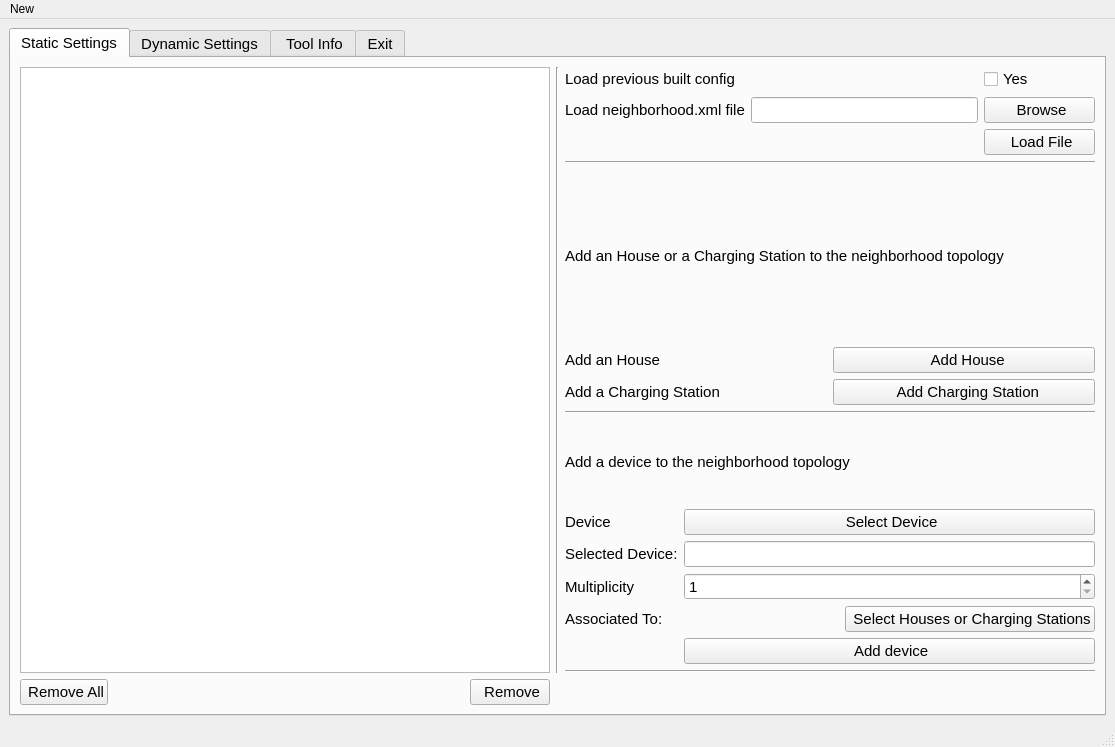
<?xml version="1.0" encoding="UTF-8"?>
<ui version="4.0">
 <class>GreenCharge</class>
 <widget class="QMainWindow" name="GreenCharge">
  <property name="geometry">
   <rect>
    <x>0</x>
    <y>0</y>
    <width>1115</width>
    <height>747</height>
   </rect>
  </property>
  <property name="windowTitle">
   <string>GreenCharge Configurator Tool 1.0</string>
  </property>
  <widget class="QWidget" name="centralwidget">
   <property name="enabled">
    <bool>true</bool>
   </property>
   <layout class="QGridLayout" name="gridLayout_3">
    <item row="0" column="0">
     <widget class="QTabWidget" name="tabWidget">
      <property name="font">
       <font>
        <pointsize>11</pointsize>
       </font>
      </property>
      <property name="currentIndex">
       <number>0</number>
      </property>
      <property name="iconSize">
       <size>
        <width>40</width>
        <height>40</height>
       </size>
      </property>
      <widget class="QWidget" name="Settings">
       <attribute name="icon">
        <iconset>
         <normaloff>images/iconfinder_Settings_27879.png</normaloff>images/iconfinder_Settings_27879.png</iconset>
       </attribute>
       <attribute name="title">
        <string>Static Settings</string>
       </attribute>
       <layout class="QGridLayout" name="gridLayout_4">
        <item row="0" column="2">
         <layout class="QHBoxLayout" name="horizontalLayout">
          <item>
           <layout class="QVBoxLayout" name="verticalLayout_3">
            <item>
             <layout class="QGridLayout" name="gridLayout_6">
              <item row="0" column="0">
               <widget class="QLabel" name="label_24">
                <property name="text">
                 <string>Load previous built config</string>
                </property>
               </widget>
              </item>
              <item row="0" column="3">
               <widget class="QCheckBox" name="xmlCheckbox">
                <property name="text">
                 <string>Yes</string>
                </property>
               </widget>
              </item>
              <item row="1" column="0">
               <widget class="QLabel" name="label_18">
                <property name="text">
                 <string>Load neighborhood.xml file</string>
                </property>
               </widget>
              </item>
              <item row="1" column="3">
               <widget class="QPushButton" name="pushButton_3">
                <property name="text">
                 <string> Browse</string>
                </property>
                <property name="icon">
                 <iconset>
                  <normaloff>images/icons8-aggiungi-file-80.png</normaloff>images/icons8-aggiungi-file-80.png</iconset>
                </property>
                <property name="iconSize">
                 <size>
                  <width>25</width>
                  <height>25</height>
                 </size>
                </property>
               </widget>
              </item>
              <item row="2" column="3">
               <widget class="QPushButton" name="pushButton_4">
                <property name="text">
                 <string> Load File</string>
                </property>
                <property name="icon">
                 <iconset>
                  <normaloff>images/icons8-caricare-64.png</normaloff>images/icons8-caricare-64.png</iconset>
                </property>
                <property name="iconSize">
                 <size>
                  <width>25</width>
                  <height>25</height>
                 </size>
                </property>
               </widget>
              </item>
              <item row="1" column="1" colspan="2">
               <widget class="QLineEdit" name="pathNeighborhood"/>
              </item>
             </layout>
            </item>
            <item>
             <widget class="Line" name="line_14">
              <property name="orientation">
               <enum>Qt::Horizontal</enum>
              </property>
             </widget>
            </item>
            <item>
             <layout class="QVBoxLayout" name="verticalLayout_5">
              <item>
               <widget class="QLabel" name="label_26">
                <property name="text">
                 <string>Add an House or a Charging Station to the neighborhood topology</string>
                </property>
               </widget>
              </item>
              <item>
               <layout class="QGridLayout" name="gridLayout_10">
                <item row="1" column="0">
                 <widget class="QLabel" name="label_28">
                  <property name="text">
                   <string>Add a Charging Station</string>
                  </property>
                 </widget>
                </item>
                <item row="0" column="0">
                 <widget class="QLabel" name="label_27">
                  <property name="text">
                   <string>Add an House</string>
                  </property>
                 </widget>
                </item>
                <item row="0" column="2">
                 <widget class="QPushButton" name="pushButton_5">
                  <property name="text">
                   <string>  Add House</string>
                  </property>
                  <property name="icon">
                   <iconset>
                    <normaloff>images/icons8-cottage-80.png</normaloff>images/icons8-cottage-80.png</iconset>
                  </property>
                  <property name="iconSize">
                   <size>
                    <width>25</width>
                    <height>25</height>
                   </size>
                  </property>
                 </widget>
                </item>
                <item row="1" column="2">
                 <widget class="QPushButton" name="pushButton_6">
                  <property name="text">
                   <string>  Add Charging Station</string>
                  </property>
                  <property name="icon">
                   <iconset>
                    <normaloff>images/icons8-batteria-per-auto-80.png</normaloff>images/icons8-batteria-per-auto-80.png</iconset>
                  </property>
                  <property name="iconSize">
                   <size>
                    <width>25</width>
                    <height>25</height>
                   </size>
                  </property>
                 </widget>
                </item>
                <item row="0" column="1">
                 <layout class="QHBoxLayout" name="horizontalLayout_15"/>
                </item>
               </layout>
              </item>
              <item>
               <widget class="Line" name="line_13">
                <property name="orientation">
                 <enum>Qt::Horizontal</enum>
                </property>
               </widget>
              </item>
             </layout>
            </item>
            <item>
             <layout class="QVBoxLayout" name="verticalLayout_8">
              <item>
               <widget class="QLabel" name="label_29">
                <property name="text">
                 <string>Add a device to the neighborhood topology</string>
                </property>
               </widget>
              </item>
              <item>
               <layout class="QGridLayout" name="gridLayout_11">
                <item row="2" column="0">
                 <widget class="QLabel" name="label_33">
                  <property name="text">
                   <string>Multiplicity</string>
                  </property>
                 </widget>
                </item>
                <item row="3" column="0">
                 <widget class="QLabel" name="label_31">
                  <property name="text">
                   <string>Associated To:</string>
                  </property>
                 </widget>
                </item>
                <item row="3" column="1">
                 <layout class="QHBoxLayout" name="horizontalLayout_14">
                  <item>
                   <spacer name="horizontalSpacer_12">
                    <property name="orientation">
                     <enum>Qt::Horizontal</enum>
                    </property>
                    <property name="sizeHint" stdset="0">
                     <size>
                      <width>40</width>
                      <height>20</height>
                     </size>
                    </property>
                   </spacer>
                  </item>
                  <item>
                   <widget class="QPushButton" name="pushButton_9">
                    <property name="text">
                     <string> Select Houses or Charging Stations</string>
                    </property>
                    <property name="icon">
                     <iconset>
                      <normaloff>images/icons8-segno-di-spunta-512.png</normaloff>images/icons8-segno-di-spunta-512.png</iconset>
                    </property>
                    <property name="iconSize">
                     <size>
                      <width>25</width>
                      <height>25</height>
                     </size>
                    </property>
                   </widget>
                  </item>
                 </layout>
                </item>
                <item row="0" column="1">
                 <widget class="QPushButton" name="pushButton_11">
                  <property name="text">
                   <string> Select Device</string>
                  </property>
                  <property name="icon">
                   <iconset>
                    <normaloff>images/icons8-aggiungi-colonna-80.png</normaloff>images/icons8-aggiungi-colonna-80.png</iconset>
                  </property>
                  <property name="iconSize">
                   <size>
                    <width>25</width>
                    <height>25</height>
                   </size>
                  </property>
                 </widget>
                </item>
                <item row="2" column="1">
                 <widget class="QSpinBox" name="spinBox">
                  <property name="minimum">
                   <number>1</number>
                  </property>
                 </widget>
                </item>
                <item row="4" column="1">
                 <widget class="QPushButton" name="pushButton_7">
                  <property name="text">
                   <string> Add device</string>
                  </property>
                  <property name="icon">
                   <iconset>
                    <normaloff>images/icons8-aggiungi-colonna-80.png</normaloff>images/icons8-aggiungi-colonna-80.png</iconset>
                  </property>
                  <property name="iconSize">
                   <size>
                    <width>25</width>
                    <height>25</height>
                   </size>
                  </property>
                 </widget>
                </item>
                <item row="0" column="0">
                 <widget class="QLabel" name="label_30">
                  <property name="text">
                   <string>Device</string>
                  </property>
                 </widget>
                </item>
                <item row="1" column="0">
                 <widget class="QLabel" name="label_32">
                  <property name="text">
                   <string>Selected Device:</string>
                  </property>
                 </widget>
                </item>
                <item row="1" column="1">
                 <widget class="QLineEdit" name="lineEdit"/>
                </item>
               </layout>
              </item>
             </layout>
            </item>
            <item>
             <widget class="Line" name="line_12">
              <property name="orientation">
               <enum>Qt::Horizontal</enum>
              </property>
             </widget>
            </item>
           </layout>
          </item>
         </layout>
        </item>
        <item row="1" column="0">
         <layout class="QHBoxLayout" name="horizontalLayout_13">
          <item>
           <widget class="QPushButton" name="pushButton_10">
            <property name="text">
             <string> Remove All</string>
            </property>
            <property name="icon">
             <iconset>
              <normaloff>images/icons8-delete-folder-80(1).png</normaloff>images/icons8-delete-folder-80(1).png</iconset>
            </property>
            <property name="iconSize">
             <size>
              <width>25</width>
              <height>25</height>
             </size>
            </property>
           </widget>
          </item>
          <item>
           <spacer name="horizontalSpacer_11">
            <property name="orientation">
             <enum>Qt::Horizontal</enum>
            </property>
            <property name="sizeHint" stdset="0">
             <size>
              <width>40</width>
              <height>20</height>
             </size>
            </property>
           </spacer>
          </item>
          <item>
           <widget class="QPushButton" name="pushButton_8">
            <property name="text">
             <string> Remove</string>
            </property>
            <property name="icon">
             <iconset>
              <normaloff>images/icons8-minus-80.png</normaloff>images/icons8-minus-80.png</iconset>
            </property>
            <property name="iconSize">
             <size>
              <width>20</width>
              <height>20</height>
             </size>
            </property>
           </widget>
          </item>
         </layout>
        </item>
        <item row="0" column="0">
         <widget class="QTreeWidget" name="treeWidget">
          <property name="locale">
           <locale language="Italian" country="Italy"/>
          </property>
          <property name="frameShape">
           <enum>QFrame::StyledPanel</enum>
          </property>
          <property name="frameShadow">
           <enum>QFrame::Plain</enum>
          </property>
          <property name="lineWidth">
           <number>4</number>
          </property>
          <property name="midLineWidth">
           <number>4</number>
          </property>
          <property name="alternatingRowColors">
           <bool>true</bool>
          </property>
          <property name="iconSize">
           <size>
            <width>16</width>
            <height>16</height>
           </size>
          </property>
          <property name="sortingEnabled">
           <bool>true</bool>
          </property>
          <property name="animated">
           <bool>true</bool>
          </property>
          <attribute name="headerVisible">
           <bool>false</bool>
          </attribute>
          <attribute name="headerDefaultSectionSize">
           <number>300</number>
          </attribute>
          <attribute name="headerMinimumSectionSize">
           <number>100</number>
          </attribute>
          <column>
           <property name="text">
            <string notr="true">1</string>
           </property>
          </column>
         </widget>
        </item>
        <item row="0" column="1">
         <widget class="Line" name="line_15">
          <property name="orientation">
           <enum>Qt::Vertical</enum>
          </property>
         </widget>
        </item>
       </layout>
      </widget>
      <widget class="QWidget" name="tab">
       <attribute name="icon">
        <iconset>
         <normaloff>images/iconfinder_Settings_27879.png</normaloff>images/iconfinder_Settings_27879.png</iconset>
       </attribute>
       <attribute name="title">
        <string>Dynamic Settings</string>
       </attribute>
       <layout class="QGridLayout" name="gridLayout_5">
        <item row="0" column="0">
         <layout class="QHBoxLayout" name="horizontalLayout_3">
          <item>
           <layout class="QVBoxLayout" name="verticalLayout_2">
            <item>
             <widget class="QLabel" name="label_10">
              <property name="text">
               <string>Double click on a device to add a load</string>
              </property>
             </widget>
            </item>
            <item>
             <widget class="QTreeWidget" name="treeWidget_2">
              <property name="frameShadow">
               <enum>QFrame::Plain</enum>
              </property>
              <property name="lineWidth">
               <number>4</number>
              </property>
              <property name="midLineWidth">
               <number>4</number>
              </property>
              <property name="showDropIndicator" stdset="0">
               <bool>false</bool>
              </property>
              <property name="alternatingRowColors">
               <bool>true</bool>
              </property>
              <property name="selectionMode">
               <enum>QAbstractItemView::SingleSelection</enum>
              </property>
              <property name="uniformRowHeights">
               <bool>true</bool>
              </property>
              <property name="animated">
               <bool>true</bool>
              </property>
              <property name="headerHidden">
               <bool>true</bool>
              </property>
              <attribute name="headerDefaultSectionSize">
               <number>200</number>
              </attribute>
              <attribute name="headerMinimumSectionSize">
               <number>100</number>
              </attribute>
              <column>
               <property name="text">
                <string notr="true">1</string>
               </property>
              </column>
             </widget>
            </item>
            <item>
             <layout class="QHBoxLayout" name="horizontalLayout_6">
              <item>
               <spacer name="horizontalSpacer_4">
                <property name="orientation">
                 <enum>Qt::Horizontal</enum>
                </property>
                <property name="sizeHint" stdset="0">
                 <size>
                  <width>40</width>
                  <height>20</height>
                 </size>
                </property>
               </spacer>
              </item>
              <item>
               <widget class="QPushButton" name="pushButton_16">
                <property name="text">
                 <string> Add Load to Multiple Devices</string>
                </property>
                <property name="icon">
                 <iconset>
                  <selectedon>images/icons8-plus-80(2).png</selectedon>
                 </iconset>
                </property>
                <property name="iconSize">
                 <size>
                  <width>25</width>
                  <height>25</height>
                 </size>
                </property>
               </widget>
              </item>
              <item>
               <widget class="Line" name="line_9">
                <property name="orientation">
                 <enum>Qt::Vertical</enum>
                </property>
               </widget>
              </item>
              <item>
               <widget class="QPushButton" name="pushButton_15">
                <property name="text">
                 <string> Add Load to selected Device</string>
                </property>
                <property name="icon">
                 <iconset>
                  <normaloff>images/icons8-plus-80(2).png</normaloff>images/icons8-plus-80(2).png</iconset>
                </property>
                <property name="iconSize">
                 <size>
                  <width>25</width>
                  <height>25</height>
                 </size>
                </property>
               </widget>
              </item>
             </layout>
            </item>
           </layout>
          </item>
          <item>
           <layout class="QVBoxLayout" name="verticalLayout_4">
            <item>
             <layout class="QGridLayout" name="gridLayout_8">
              <item row="1" column="0">
               <widget class="QLabel" name="label_9">
                <property name="text">
                 <string>Load loads.xml File</string>
                </property>
               </widget>
              </item>
              <item row="1" column="2">
               <widget class="QPushButton" name="pushButton_12">
                <property name="text">
                 <string>  Browse</string>
                </property>
                <property name="icon">
                 <iconset>
                  <normaloff>images/icons8-aggiungi-file-80.png</normaloff>images/icons8-aggiungi-file-80.png</iconset>
                </property>
                <property name="iconSize">
                 <size>
                  <width>25</width>
                  <height>25</height>
                 </size>
                </property>
                <property name="default">
                 <bool>false</bool>
                </property>
               </widget>
              </item>
              <item row="0" column="0">
               <widget class="QLabel" name="label_8">
                <property name="text">
                 <string>Load previous build config</string>
                </property>
               </widget>
              </item>
              <item row="0" column="2">
               <widget class="QCheckBox" name="checkBox">
                <property name="text">
                 <string>Yes</string>
                </property>
               </widget>
              </item>
              <item row="1" column="1">
               <widget class="QLineEdit" name="lineEdit_2"/>
              </item>
              <item row="2" column="2">
               <widget class="QPushButton" name="pushButton_13">
                <property name="text">
                 <string>  Submit</string>
                </property>
                <property name="icon">
                 <iconset>
                  <normaloff>images/icons8-caricare-64.png</normaloff>images/icons8-caricare-64.png</iconset>
                </property>
                <property name="iconSize">
                 <size>
                  <width>25</width>
                  <height>25</height>
                 </size>
                </property>
               </widget>
              </item>
             </layout>
            </item>
            <item>
             <widget class="Line" name="line_7">
              <property name="orientation">
               <enum>Qt::Horizontal</enum>
              </property>
             </widget>
            </item>
            <item>
             <widget class="QTableWidget" name="tableWidget">
              <property name="minimumSize">
               <size>
                <width>500</width>
                <height>0</height>
               </size>
              </property>
              <property name="horizontalScrollBarPolicy">
               <enum>Qt::ScrollBarAsNeeded</enum>
              </property>
              <property name="selectionMode">
               <enum>QAbstractItemView::SingleSelection</enum>
              </property>
              <property name="columnCount">
               <number>9</number>
              </property>
              <attribute name="horizontalHeaderCascadingSectionResizes">
               <bool>true</bool>
              </attribute>
              <attribute name="horizontalHeaderMinimumSectionSize">
               <number>140</number>
              </attribute>
              <column>
               <property name="text">
                <string>EST</string>
               </property>
              </column>
              <column>
               <property name="text">
                <string>New Column</string>
               </property>
              </column>
              <column>
               <property name="text">
                <string>New Column</string>
               </property>
              </column>
              <column>
               <property name="text">
                <string>LST</string>
               </property>
              </column>
              <column>
               <property name="text">
                <string>Creation_Time</string>
               </property>
              </column>
              <column>
               <property name="text">
                <string>Profile</string>
               </property>
              </column>
              <column>
               <property name="text">
                <string>Profil</string>
               </property>
              </column>
              <column/>
              <column/>
             </widget>
            </item>
            <item>
             <widget class="Line" name="line_8">
              <property name="orientation">
               <enum>Qt::Horizontal</enum>
              </property>
             </widget>
            </item>
            <item>
             <layout class="QHBoxLayout" name="horizontalLayout_5">
              <item>
               <spacer name="horizontalSpacer_3">
                <property name="orientation">
                 <enum>Qt::Horizontal</enum>
                </property>
                <property name="sizeHint" stdset="0">
                 <size>
                  <width>40</width>
                  <height>20</height>
                 </size>
                </property>
               </spacer>
              </item>
              <item>
               <widget class="QPushButton" name="pushButton_14">
                <property name="text">
                 <string>  Save Configuration</string>
                </property>
                <property name="icon">
                 <iconset>
                  <normaloff>images/icons8-save-close-80.png</normaloff>images/icons8-save-close-80.png</iconset>
                </property>
                <property name="iconSize">
                 <size>
                  <width>30</width>
                  <height>30</height>
                 </size>
                </property>
               </widget>
              </item>
             </layout>
            </item>
           </layout>
          </item>
         </layout>
        </item>
       </layout>
      </widget>
      <widget class="QWidget" name="Info">
       <attribute name="icon">
        <iconset>
         <normaloff>images/icons8-greentech-80.png</normaloff>images/icons8-greentech-80.png</iconset>
       </attribute>
       <attribute name="title">
        <string> Tool Info</string>
       </attribute>
      </widget>
      <widget class="QWidget" name="Exit">
       <attribute name="icon">
        <iconset>
         <normaloff>images/iconfinder_Log Out_27856.png</normaloff>images/iconfinder_Log Out_27856.png</iconset>
       </attribute>
       <attribute name="title">
        <string>Exit</string>
       </attribute>
      </widget>
     </widget>
    </item>
   </layout>
  </widget>
  <widget class="QStatusBar" name="statusbar"/>
  <widget class="QMenuBar" name="menuBar">
   <property name="geometry">
    <rect>
     <x>0</x>
     <y>0</y>
     <width>1115</width>
     <height>21</height>
    </rect>
   </property>
   <widget class="QMenu" name="menuNew">
    <property name="title">
     <string>New</string>
    </property>
    <addaction name="actionLoad_Xml_File"/>
   </widget>
   <addaction name="menuNew"/>
  </widget>
  <action name="actionSetConfig">
   <property name="icon">
    <iconset theme="config">
     <normaloff>images/iconfinder_Settings_27879.png</normaloff>images/iconfinder_Settings_27879.png</iconset>
   </property>
   <property name="text">
    <string>SetConfig</string>
   </property>
   <property name="menuRole">
    <enum>QAction::ApplicationSpecificRole</enum>
   </property>
  </action>
  <action name="actionPlay">
   <property name="icon">
    <iconset>
     <normaloff>images/iconfinder_Play_27865.png</normaloff>images/iconfinder_Play_27865.png</iconset>
   </property>
   <property name="text">
    <string>Play</string>
   </property>
   <property name="toolTip">
    <string>Start Simulation</string>
   </property>
  </action>
  <action name="actionResults">
   <property name="icon">
    <iconset>
     <normaloff>images/iconfinder_Presentation_27867.png</normaloff>images/iconfinder_Presentation_27867.png</iconset>
   </property>
   <property name="text">
    <string>Results</string>
   </property>
   <property name="toolTip">
    <string>Show the simulation result</string>
   </property>
   <property name="menuRole">
    <enum>QAction::TextHeuristicRole</enum>
   </property>
   <property name="shortcutVisibleInContextMenu" stdset="0">
    <bool>false</bool>
   </property>
  </action>
  <action name="actionExit">
   <property name="checkable">
    <bool>true</bool>
   </property>
   <property name="checked">
    <bool>false</bool>
   </property>
   <property name="enabled">
    <bool>true</bool>
   </property>
   <property name="icon">
    <iconset>
     <normaloff>images/iconfinder_Log Out_27856.png</normaloff>images/iconfinder_Log Out_27856.png</iconset>
   </property>
   <property name="text">
    <string>Exit</string>
   </property>
   <property name="toolTip">
    <string>Exit</string>
   </property>
   <property name="visible">
    <bool>true</bool>
   </property>
   <property name="menuRole">
    <enum>QAction::NoRole</enum>
   </property>
   <property name="priority">
    <enum>QAction::NormalPriority</enum>
   </property>
  </action>
  <action name="actionLoad_Xml_File">
   <property name="text">
    <string>Load Xml File</string>
   </property>
  </action>
 </widget>
 <resources>
  <include location="../reresource.qrc"/>
 </resources>
 <connections>
  <connection>
   <sender>actionExit</sender>
   <signal>triggered()</signal>
   <receiver>GreenCharge</receiver>
   <slot>close()</slot>
   <hints>
    <hint type="sourcelabel">
     <x>-1</x>
     <y>-1</y>
    </hint>
    <hint type="destinationlabel">
     <x>657</x>
     <y>341</y>
    </hint>
   </hints>
  </connection>
  <connection>
   <sender>treeWidget_2</sender>
   <signal>doubleClicked(QModelIndex)</signal>
   <receiver>GreenCharge</receiver>
   <slot>addEvent()</slot>
   <hints>
    <hint type="sourcelabel">
     <x>146</x>
     <y>233</y>
    </hint>
    <hint type="destinationlabel">
     <x>2</x>
     <y>416</y>
    </hint>
   </hints>
  </connection>
  <connection>
   <sender>pushButton_6</sender>
   <signal>clicked()</signal>
   <receiver>GreenCharge</receiver>
   <slot>addChargingStation()</slot>
   <hints>
    <hint type="sourcelabel">
     <x>168</x>
     <y>122</y>
    </hint>
    <hint type="destinationlabel">
     <x>1100</x>
     <y>449</y>
    </hint>
   </hints>
  </connection>
  <connection>
   <sender>pushButton_13</sender>
   <signal>clicked()</signal>
   <receiver>GreenCharge</receiver>
   <slot>submitLoadxml()</slot>
   <hints>
    <hint type="sourcelabel">
     <x>1027</x>
     <y>189</y>
    </hint>
    <hint type="destinationlabel">
     <x>992</x>
     <y>29</y>
    </hint>
   </hints>
  </connection>
  <connection>
   <sender>pushButton_8</sender>
   <signal>clicked()</signal>
   <receiver>GreenCharge</receiver>
   <slot>deleteSelectedElementTree()</slot>
   <hints>
    <hint type="sourcelabel">
     <x>119</x>
     <y>131</y>
    </hint>
    <hint type="destinationlabel">
     <x>576</x>
     <y>719</y>
    </hint>
   </hints>
  </connection>
  <connection>
   <sender>pushButton_4</sender>
   <signal>clicked()</signal>
   <receiver>GreenCharge</receiver>
   <slot>saveXmlConfig()</slot>
   <hints>
    <hint type="sourcelabel">
     <x>168</x>
     <y>122</y>
    </hint>
    <hint type="destinationlabel">
     <x>1101</x>
     <y>258</y>
    </hint>
   </hints>
  </connection>
  <connection>
   <sender>pushButton_5</sender>
   <signal>clicked()</signal>
   <receiver>GreenCharge</receiver>
   <slot>addHouse()</slot>
   <hints>
    <hint type="sourcelabel">
     <x>168</x>
     <y>122</y>
    </hint>
    <hint type="destinationlabel">
     <x>1096</x>
     <y>398</y>
    </hint>
   </hints>
  </connection>
  <connection>
   <sender>pushButton_3</sender>
   <signal>clicked()</signal>
   <receiver>GreenCharge</receiver>
   <slot>openFileDialog()</slot>
   <hints>
    <hint type="sourcelabel">
     <x>168</x>
     <y>122</y>
    </hint>
    <hint type="destinationlabel">
     <x>1101</x>
     <y>197</y>
    </hint>
   </hints>
  </connection>
  <connection>
   <sender>pushButton_7</sender>
   <signal>clicked()</signal>
   <receiver>GreenCharge</receiver>
   <slot>openSplashScreen()</slot>
   <hints>
    <hint type="sourcelabel">
     <x>168</x>
     <y>122</y>
    </hint>
    <hint type="destinationlabel">
     <x>1096</x>
     <y>669</y>
    </hint>
   </hints>
  </connection>
  <connection>
   <sender>pushButton_9</sender>
   <signal>clicked()</signal>
   <receiver>GreenCharge</receiver>
   <slot>openHouseSelection()</slot>
   <hints>
    <hint type="sourcelabel">
     <x>168</x>
     <y>122</y>
    </hint>
    <hint type="destinationlabel">
     <x>1097</x>
     <y>575</y>
    </hint>
   </hints>
  </connection>
  <connection>
   <sender>pushButton_10</sender>
   <signal>clicked()</signal>
   <receiver>GreenCharge</receiver>
   <slot>removeAll()</slot>
   <hints>
    <hint type="sourcelabel">
     <x>119</x>
     <y>131</y>
    </hint>
    <hint type="destinationlabel">
     <x>3</x>
     <y>683</y>
    </hint>
   </hints>
  </connection>
  <connection>
   <sender>pushButton_11</sender>
   <signal>clicked()</signal>
   <receiver>GreenCharge</receiver>
   <slot>openDeviceSelection()</slot>
   <hints>
    <hint type="sourcelabel">
     <x>168</x>
     <y>122</y>
    </hint>
    <hint type="destinationlabel">
     <x>1101</x>
     <y>521</y>
    </hint>
   </hints>
  </connection>
  <connection>
   <sender>treeWidget_2</sender>
   <signal>itemSelectionChanged()</signal>
   <receiver>GreenCharge</receiver>
   <slot>showLoads()</slot>
   <hints>
    <hint type="sourcelabel">
     <x>84</x>
     <y>215</y>
    </hint>
    <hint type="destinationlabel">
     <x>8</x>
     <y>246</y>
    </hint>
   </hints>
  </connection>
  <connection>
   <sender>pushButton_15</sender>
   <signal>clicked()</signal>
   <receiver>GreenCharge</receiver>
   <slot>addEvent()</slot>
   <hints>
    <hint type="sourcelabel">
     <x>348</x>
     <y>701</y>
    </hint>
    <hint type="destinationlabel">
     <x>36</x>
     <y>720</y>
    </hint>
   </hints>
  </connection>
  <connection>
   <sender>pushButton_14</sender>
   <signal>clicked()</signal>
   <receiver>GreenCharge</receiver>
   <slot>saveConfig()</slot>
   <hints>
    <hint type="sourcelabel">
     <x>1081</x>
     <y>701</y>
    </hint>
    <hint type="destinationlabel">
     <x>763</x>
     <y>717</y>
    </hint>
   </hints>
  </connection>
  <connection>
   <sender>pushButton_12</sender>
   <signal>clicked()</signal>
   <receiver>GreenCharge</receiver>
   <slot>selectLoadxml()</slot>
   <hints>
    <hint type="sourcelabel">
     <x>1051</x>
     <y>142</y>
    </hint>
    <hint type="destinationlabel">
     <x>1097</x>
     <y>169</y>
    </hint>
   </hints>
  </connection>
  <connection>
   <sender>pushButton_16</sender>
   <signal>clicked()</signal>
   <receiver>GreenCharge</receiver>
   <slot>selectType()</slot>
   <hints>
    <hint type="sourcelabel">
     <x>73</x>
     <y>685</y>
    </hint>
    <hint type="destinationlabel">
     <x>3</x>
     <y>679</y>
    </hint>
   </hints>
  </connection>
  <connection>
   <sender>tableWidget</sender>
   <signal>itemChanged(QTableWidgetItem*)</signal>
   <receiver>GreenCharge</receiver>
   <slot>editLoad()</slot>
   <hints>
    <hint type="sourcelabel">
     <x>1010</x>
     <y>406</y>
    </hint>
    <hint type="destinationlabel">
     <x>1096</x>
     <y>431</y>
    </hint>
   </hints>
  </connection>
  <connection>
   <sender>tableWidget</sender>
   <signal>itemClicked(QTableWidgetItem*)</signal>
   <receiver>GreenCharge</receiver>
   <slot>modifyLoad()</slot>
   <hints>
    <hint type="sourcelabel">
     <x>836</x>
     <y>369</y>
    </hint>
    <hint type="destinationlabel">
     <x>1113</x>
     <y>323</y>
    </hint>
   </hints>
  </connection>
 </connections>
 <slots>
  <slot>start_Simulation()</slot>
  <slot>display_GrigliaChange()</slot>
  <slot>display_Grafico()</slot>
  <slot>slot1()</slot>
  <slot>xmlEnabled()</slot>
  <slot>openFileDialog()</slot>
  <slot>openFileDialog2()</slot>
  <slot>saveXmlConfig()</slot>
  <slot>addDevice()</slot>
  <slot>generalDeviceEnabled()</slot>
  <slot>ecarEnabled()</slot>
  <slot>addDeviceAction()</slot>
  <slot>addToConf()</slot>
  <slot>removeFromConf()</slot>
  <slot>removeFromPreset()</slot>
  <slot>addProfile()</slot>
  <slot>createXml()</slot>
  <slot>deleteSelectedElementTree()</slot>
  <slot>addHouse()</slot>
  <slot>addChargingStation()</slot>
  <slot>openSplashScreen()</slot>
  <slot>openHouseSelection()</slot>
  <slot>removeAll()</slot>
  <slot>openDeviceSelection()</slot>
  <slot>showLoads()</slot>
  <slot>addEvent()</slot>
  <slot>saveConfig()</slot>
  <slot>selectLoadxml()</slot>
  <slot>submitLoadxml()</slot>
  <slot>editLoad()</slot>
  <slot>pauseSimulation()</slot>
  <slot>selectType()</slot>
  <slot>modifyLoad()</slot>
 </slots>
</ui>
